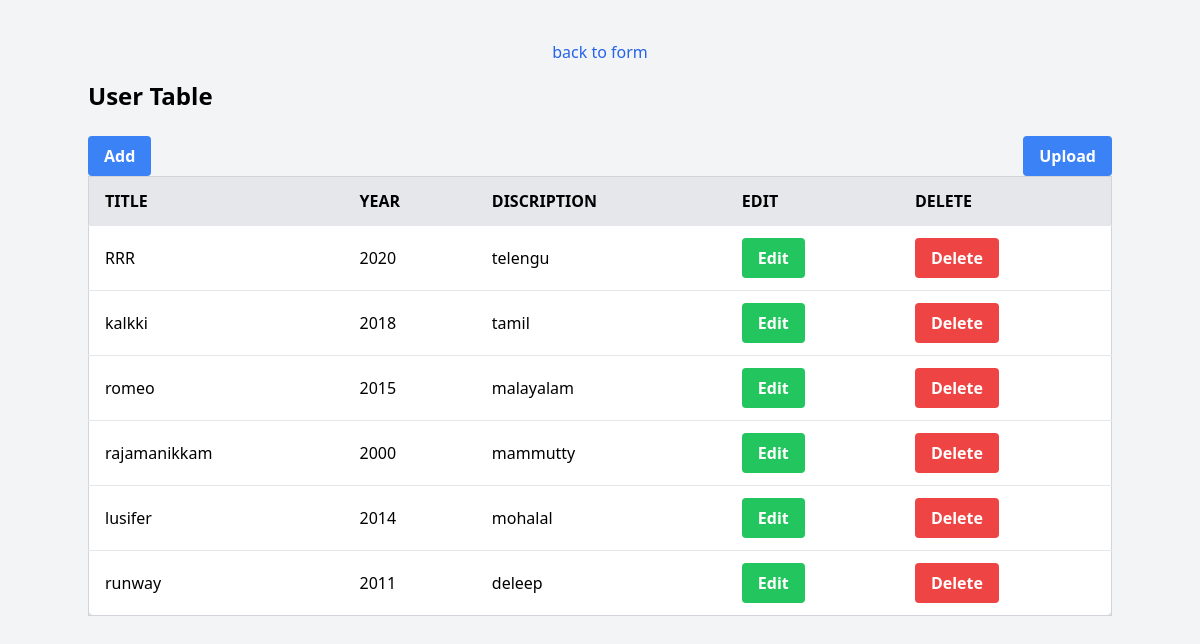
The app's page /list, older data.
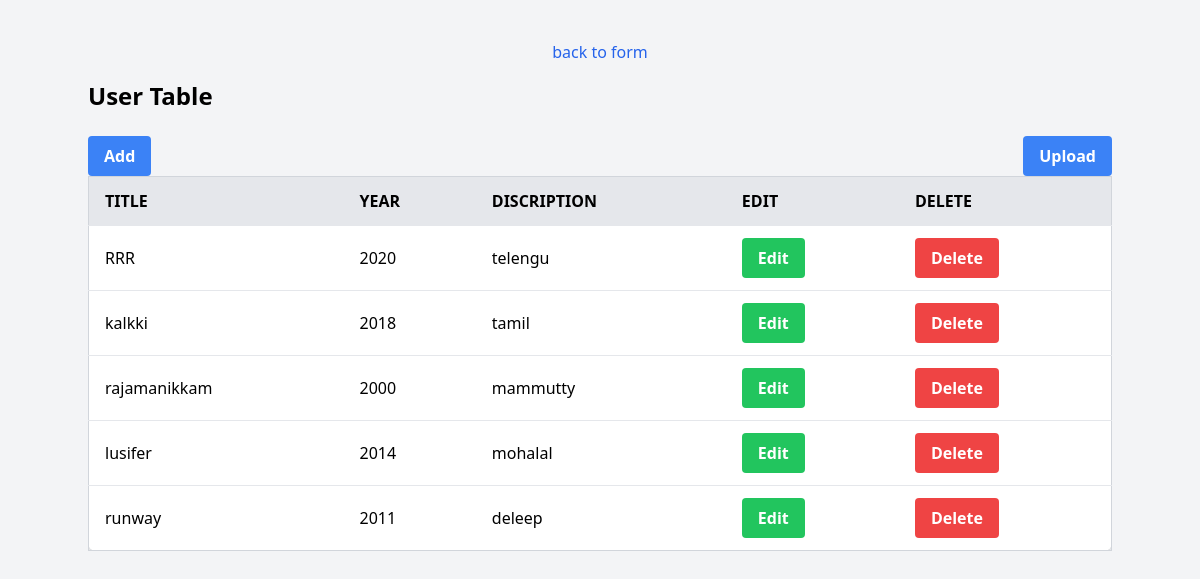
The same page, newer data.
### movies/models.py (models this page shows)
class movieinfo (models.Model):
    title=models.CharField(max_length=250)
    year=models.IntegerField(null=True)
    description=models.TextField()

### movies/views.py (the view)
# urls.py: path('list', views.list, name='list'),
def list(request):
    movie_set = movieinfo.objects.all()
    print(movie_set)
    return render(request, 'list.html', {'movie': movie_set})

### movies/templates/list.html (shortened to what this page needs)
<!DOCTYPE html>
<html lang="en" class="h-full bg-gray-100">
<head>
  <script src="https://cdn.tailwindcss.com"></script>
</head>
<body class="p-10">
  <p class="mb-4 text-center">
    <a href="{% url 'create' %}" class="text-blue-600 hover:underline">back to form</a>
  </p>
  <div class="container mx-auto">
    <h1 class="text-2xl font-bold mb-6">User Table</h1>
      <div class="flex justify-between">
    <button type="button" class="bg-blue-500 hover:bg-blue-700 text-white font-bold py-2 px-4 rounded">
      <a href="#modal-add">Add</a>
    </button>
    <button type="button" class="bg-blue-500 hover:bg-blue-700 text-white font-bold py-2 px-4 rounded">
      <a href="#modal-upload">Upload</a>
    </button>
    </div>
    <div class="overflow-x-auto">
      <table class="min-w-full border border-gray-300 bg-white rounded-lg shadow-md">
        <thead class="bg-gray-200">
          <tr class="uppercase">
            <th class="py-3 px-4 text-left">title</th>
            <th class="py-3 px-4 text-left">year</th>
            <th class="py-3 px-4 text-left">discription</th>
            <th class="py-3 px-4 text-left">edit</th>
            <th class="py-3 px-4 text-left">delete</th>
          </tr>
        </thead>
        <tbody>
          {% for data in movie%}
          <tr class="border-t">
            <td class="py-3 px-4">{{data.title}}</td>
            <td class="py-3 px-4">{{data.year}}</td>
            <td class="py-3 px-4">{{data.description}}</td>
            <td class="py-3 px-4">
               <button type="button" class="bg-green-500 hover:bg-blue-700 text-white font-bold py-2 px-4 rounded  "><a href="#modal-edit-{{data.id}}" >Edit</a></button>
            </td>
            <td class="py-3 px-4">
               <button type="button" class="bg-red-500 hover:bg-blue-700 text-white font-bold py-2 px-4 rounded  "><a href="{% url 'delete' data.id %}" >Delete</a></button>
            </td>
          </tr>
          {% endfor%}
        </tbody>
      </table>
    </div>
  </div>
</body>
</html>

Row changes from the older to the newer data that the page shows:
removed movieinfo: title "romeo", year "2015", description "malayalam"
